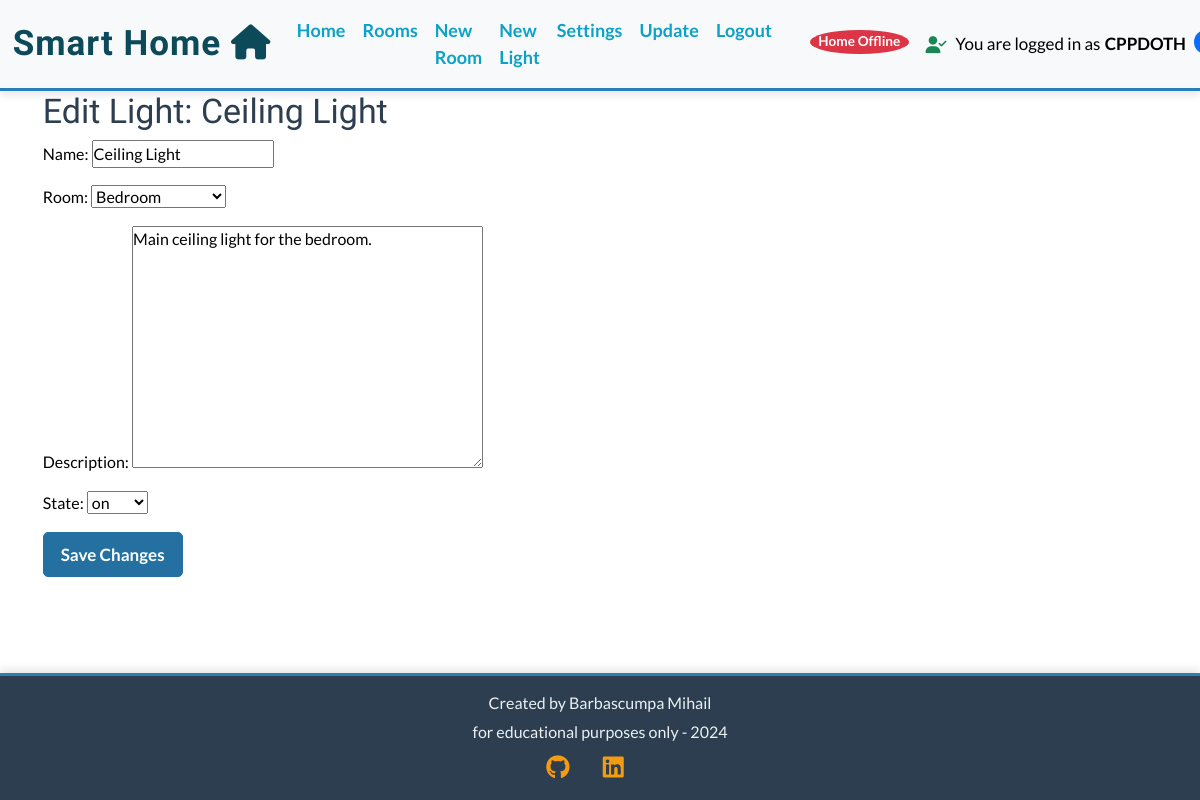
/edit_light/15/ (signed in), run on the app's committed database.
### light_app/models.py (models this page shows, shortened)
class Light(models.Model):
    name = models.CharField(max_length=100, default="")
    room = models.ForeignKey(Room, on_delete=models.CASCADE, related_name="lights")
    description = models.TextField(null=True, blank=True, default="")
    state = models.IntegerField(choices=STATE_CHOICES, default=2)
    choices = models.ManyToManyField(Choice, related_name="lights", blank=True)
    class Meta:
        ordering = ["id"]

class Room(models.Model):
    name = models.CharField(max_length=100)
    user = models.ForeignKey(
        User, on_delete=models.CASCADE, related_name="rooms"
    )
    def __str__(self):
        return self.name
    class Meta:
        ordering = ["name"]
        unique_together = ('name', 'user')

### light_app/views.py (the view)
# urls.py: path("edit_light/<int:light_id>/", views.edit_light, name="edit_light"),
@login_required
def edit_light(request, light_id):
    light = get_object_or_404(Light, id=light_id, room__user=request.user)
    if request.method == "POST":
        form = LightForm(request.POST, instance=light, user=request.user)
        if form.is_valid():
            form.save()
            return redirect("room_list")
    else:
        form = LightForm(instance=light, user=request.user)
    return render(request, "light_app/edit_light.html", {"form": form, "light": light})

### light_app/forms.py
class LightForm(forms.ModelForm):
    class Meta:
        model = Light
        fields = ["name", "room", "description", "state"]
        widgets = {
            'name': forms.TextInput(attrs={'autocomplete': 'off'}),
            'description': forms.Textarea(attrs={'autocomplete': 'off'}),
            'state': forms.Select(attrs={'autocomplete': 'off'}),
        }
    def __init__(self, *args, **kwargs):
        user = kwargs.pop('user', None)  # Prinde utilizatorul curent din view, dacă este prezent
        super(LightForm, self).__init__(*args, **kwargs)
        if user:
            self.fields['room'].queryset = Room.objects.filter(user=user)
        self.fields['room'].widget.attrs.update({'autocomplete': 'off'})

### firmware_manager/context_processors.py (called while the page is built)
def user_ip_processor(request):
    user_ip = request.META.get('REMOTE_ADDR')  # Obține adresa IP a utilizatorului
    print(f"USER IP IN CONTEXT {user_ip}")
    return {
        'user_ip': user_ip  # Include adresa IP în contextul template-ului
    }

### light_app/context_processors.py (called while the page is built, shortened)
def global_variables(request):
    global home_online_status
    user_settings=None
    if request.user.is_authenticated:
        user_settings, created = UserSettings.objects.get_or_create(user=request.user)
        user_id = request.user.id
        online_status = home_online_status.get(user_id, False)
        return {
            "home_online_status": online_status,  # Returnează doar starea utilizatorului curent
            "silence_mode": user_settings.silence_mode,
            "check_interval": user_settings.server_check_interval,  # Returnează intervalul corect
            "user_ip": request.META["REMOTE_ADDR"],
        }

### light_app/templates/light_app/edit_light.html (shortened to what this page needs)
{% extends "base.html" %}
{% block content %}
<div class="container">
    <h2>Edit Light: {{ light.name }}</h2>
    <form method="post">
        {{ form.as_p }}
        <button type="submit" class="btn btn-primary">Save Changes</button>
    </form>
</div>
{% endblock %}

### templates/includes/header.html (shortened to what this page needs)
{% load static %}
{% url 'index' as index_url %}
{% url 'room_list' as room_list_url %}
{% url 'add_room' as add_room_url %}
{% url 'add_light' as add_light_url %}
{% url 'user_settings' as user_settings_url %}
{% url 'account_logout' as logout_url %}
{% url 'update_esp_firmware' as update_esp_firmware_url %}
<header>
  <nav class="navbar navbar-expand-lg navbar-light bg-light">
    <div class="container-fluid">
      <a class="navbar-brand" href="{% url 'home' %}">Smart Home <i class="fa-solid fa-home"></i></a>
      <div class="collapse navbar-collapse" id="navbarText">
        <ul class="navbar-nav me-auto mb-2 mb-lg-0">
          <li class="nav-item">
            <a class="nav-link {% if request.path == index_url %}active{% endif %}" aria-current="page"
              href="{% url 'home' %}">Home</a>
          </li>
          {% if user.is_authenticated %}
          <li class="nav-item">
            <a class="nav-link {% if request.path == room_list_url %}active{% endif %}" aria-current="page"
              href="{% url 'room_list' %}">Rooms</a>
          </li>
          <li class="nav-item">
            <a class="nav-link {% if request.path == add_room_url %}active{% endif %}" aria-current="page"
              href="{% url 'add_room' %}">New Room</a>
          </li>
          <li class="nav-item">
            <a class="nav-link {% if request.path == add_light_url %}active{% endif %}" aria-current="page"
              href="{% url 'add_light' %}">New Light</a>
          </li>
          <li class="nav-item">
            <a class="nav-link {% if request.path == user_settings_url %}active{% endif %}" aria-current="page"
              href="{% url 'user_settings' %}">Settings</a>
          </li>
          <li class="nav-item">
            <a class="nav-link {% if request.path == update_esp_firmware_url %}active{% endif %}" aria-current="page"
              href="{% url 'update_esp_firmware' %}">Update</a>
          </li>
          <li class="nav-item">
            <a class="nav-link {% if request.path == logout_url %}active{% endif %}" aria-current="page"
              href="{% url 'account_logout' %}">Logout</a>
          </li>
          {% endif %}
        </ul>
      </div>
    </div>
    {% if user.is_authenticated %}
    <span id="server-status" class="badge ms-3 {% if home_online_status %}bg-success{% else %}bg-danger{% endif %}">
      {% if  home_online_status  %}
          Home Online
      {% else %}
          Home Offline
      {% endif %}
  </span>
    <p class="text-end m-3 text-nowrap d-flex align-items-center justify-content-end"
      style="font-weight: 500; font-size: 1rem;">
      <i class="fas fa-user-check text-success me-2" data-bs-toggle="tooltip" data-bs-placement="top"
        title="Logged in since: {{ user.last_login|date:'d M Y H:i' }}"></i>
      You are logged in as <b class="ms-1">{{ user|upper }}</b>
      <span class="badge bg-primary ms-2" data-bs-toggle="tooltip" data-bs-placement="top"
        title="Number of rooms you have">
      </span>
    </p>
    {% endif %}
  </nav>
</header>

### static/css/style.css (style rules this page uses)
* { margin: 0; padding: 0; box-sizing: border-box; }
html, body { height: 100%; margin: 0; padding: 0; font-family: 'Lato', sans-serif; font-size: 17px; color: #34495e; background-color: #ecf0f1; display: flex; flex-direction: column; }
body.light { background-color: white; color: black; }
body.medium { font-size: 16px; }
.btn-primary { background-color: var(--primary-color, #2471a3); border-color: var(--primary-color, #2471a3); color: #ffffff; }
.navbar, .footer, .card, .list-group-item, .card-footer { background-color: inherit; color: inherit; }
a { color: var(--primary-color, #2980b9); }
body { min-height: 100vh; display: flex; flex-direction: column; }
h1, h2, h3, h4, h5, h6 { font-family: 'Oswald', sans-serif; color: #2c3e50; }
.navbar { box-shadow: 0 4px 8px rgba(0, 0, 0, 0.1); border-bottom: 3px solid #2980b9; background-color: #1a5276; }
.navbar-brand { font-family: 'Oswald', sans-serif; font-weight: bold; font-size: 35px; letter-spacing: 1px; color: #0c4a5a; }
a.nav-link { color: #0ca1c7; font-family: 'Lato', sans-serif; font-weight: bold; font-size: 18px; }
header { margin-bottom: 0; }
.btn { font-weight: bold; border-radius: 5px; padding: 0.5rem 1rem; font-size: 1rem; transition: transform 0.3s, box-shadow 0.3s; }
.badge { font-size: 0.8rem; padding: 0.4em 0.6em; border-radius: 50%; position: relative; top: -2px; }

### templates/base.html (style rules this page uses)
:root { --primary-color: #2471a1; }

### data on the page
Light: name "Ceiling Light", room "Bedroom", description "Main ceiling light for the bedroom.", state "on"

### other printed values
{{ user|upper }} "CPPDOTH"
